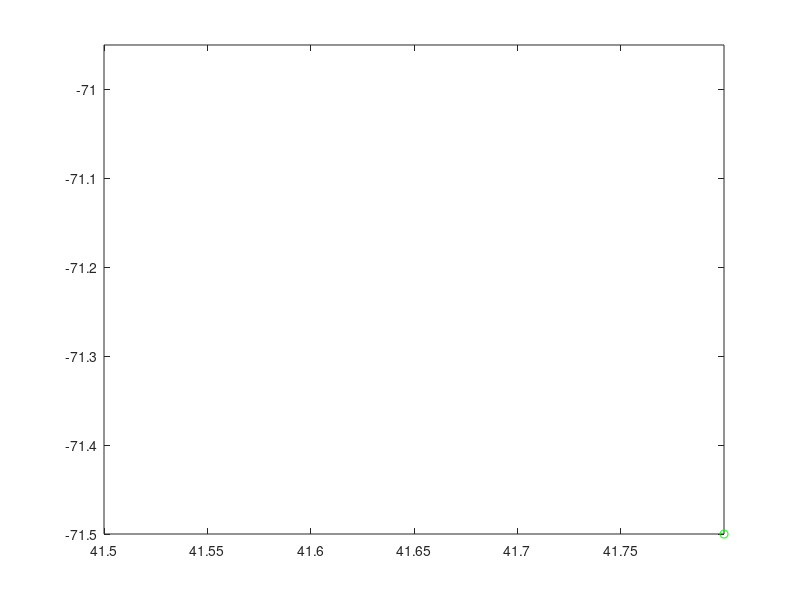

This figure's MATLAB source:
clc, clear, close all;
 a = [41.50,   -70.95];
 b = [ 41.80 , -71.50];

 % straight line function from a to b
 func = @(x)a(2) + (a(2)-b(2))/(a(1)-b(1))*(x-a(1));

 % determine the x values
 x = linspace(a(1),b(1),500);

 % determine the y values
 y = func(x);

 % create the figure
 figure;

 % get a handle to a plot graphics object
 hPlot = plot(NaN,NaN,'go');

 % set the axes limits
 xlim([min(a(1),b(1)) max(a(1),b(1))]);
 ylim([min(a(2),b(2)) max(a(2),b(2))]);

 % iterate through each point on line
 for k=1:length(x)
     % update the plot graphics object with the next position
     set(hPlot,'XData',x(k),'YData',y(k));

     % pause for 0.5 seconds
     pause(0.01);
 end